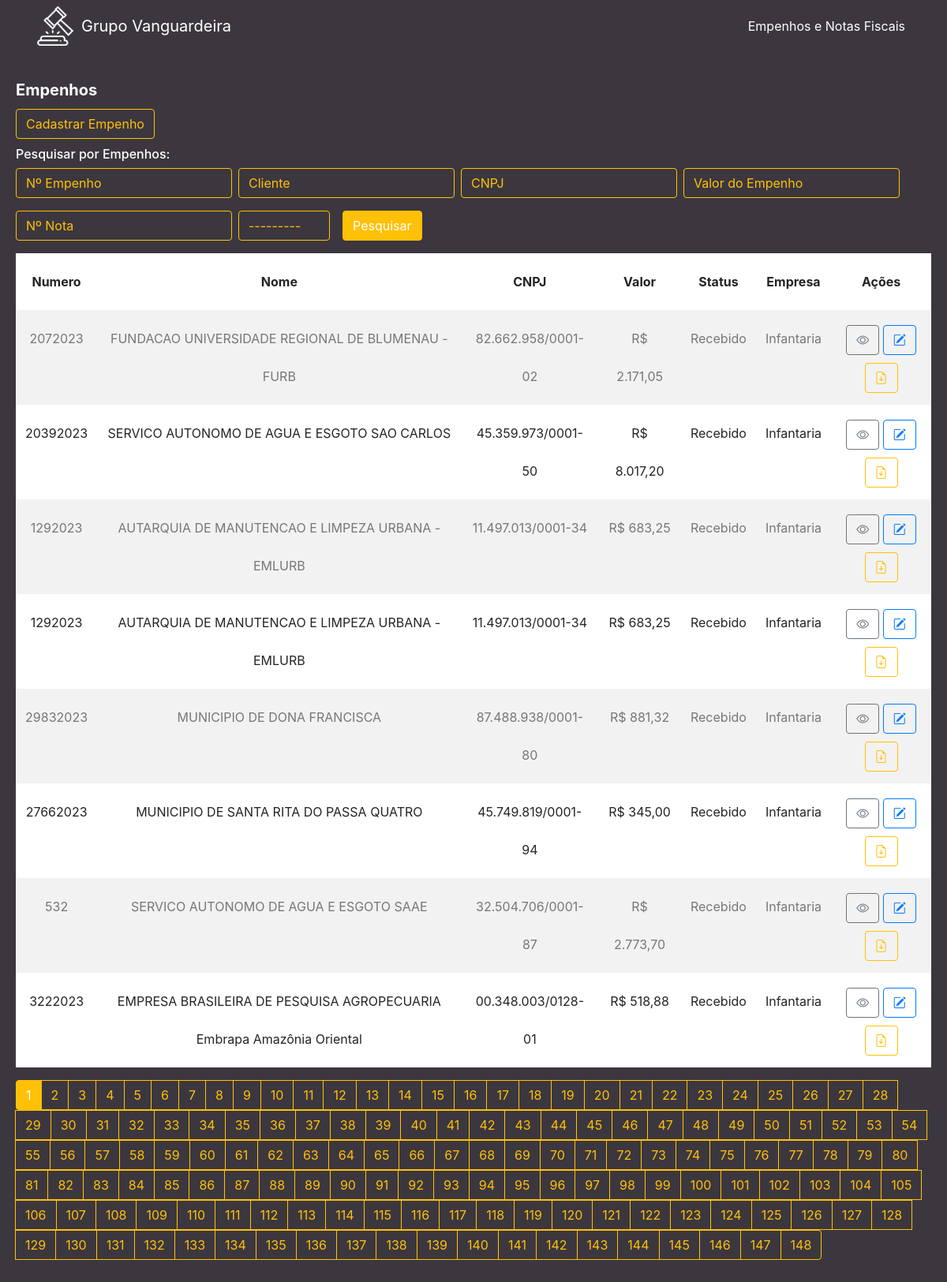
/, run on an earlier commit of the app's database.
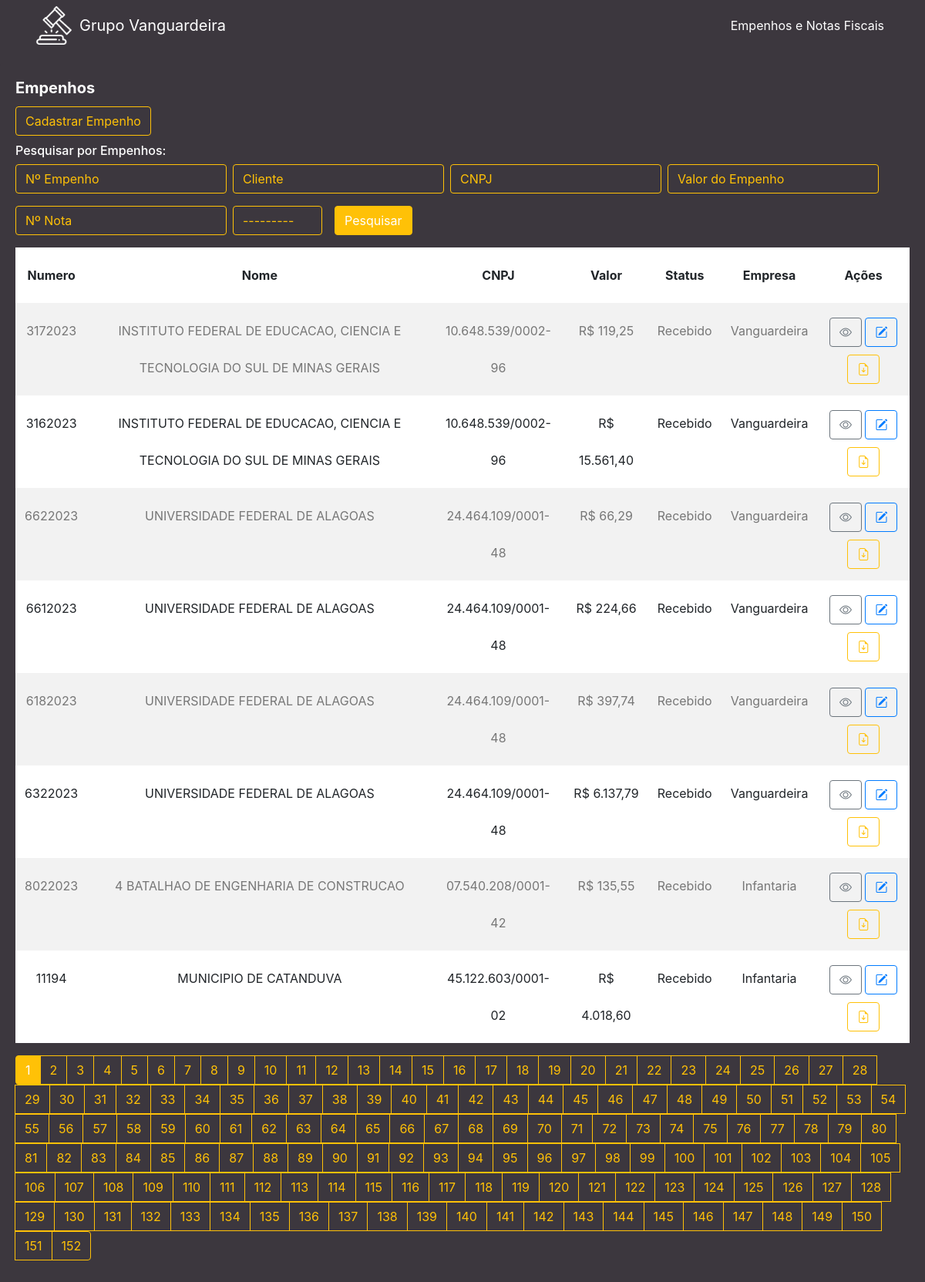
And on a later commit of the database.
### cliente/models.py (models this page shows, shortened)
class Cliente(models.Model):
    numero = models.CharField(max_length=255)
    nome = models.CharField(max_length=255)
    cnpj = models.CharField(max_length=255)
    data_criacao = models.DateTimeField(default=timezone.now)
    categoria = models.ForeignKey(Categoria, on_delete=models.DO_NOTHING)
    empresa = models.ForeignKey(Empresa, on_delete=models.DO_NOTHING)
    empenho = models.FileField(upload_to='empenhos/', max_length=500)
    nfe = models.FileField(upload_to='notas/', max_length=500, default='0', blank=True)
    n_nfe = models.CharField(max_length=255, blank=True)
    descricao = models.TextField(blank=True)
    valor = models.CharField(max_length=255)

class Categoria(models.Model):
    nome = models.CharField(max_length=255)
    def __str__(self):
        return self.nome

class Empresa(models.Model):
    nome = models.CharField(max_length=255)
    def __str__(self):
        return self.nome

### cliente/views.py (the view)
# urls.py: path('', views.cliente, name='cliente'),
def cliente(request):
    list_clientes = Cliente.objects.order_by('-data_criacao')
    myFilter = ClienteFilter(request.GET, queryset=list_clientes)
    list_clientes = myFilter.qs
    paginator = Paginator(list_clientes, 8)
    page = request.GET.get('page')
    list_clientes = paginator.get_page(page)
    return render(request, 'cliente/cliente.html', {'clientes': list_clientes, 'myFilter': myFilter})

### cliente/templates/cliente/cliente.html (shortened to what the changed rows need)
{% extends 'base.html' %}
{% load widget_tweaks %}
{% block conteudo %}
<div class="content mt-3">
    <div class="card">
        <div class="card-body">
            <table class="table table-striped ">
                <thead>
                    <tr>
                        <th scope="col" class="text-center">Numero</th>
                        <th scope="col" class="text-center">Nome</th>
                        <th scope="col" class="text-center">CNPJ</th>
                        <th scope="col" class="text-center">Valor</th>
                        <th scope="col" class="text-center">Status</th>
                        <th scope="col" class="text-center">Empresa</th>
                        <th scope="col" class="text-center">Ações</th>
                    </tr>
                </thead>
                <tbody>
                    {% for cliente in clientes %}
                    <tr>
                        <td class="text-center">{{ cliente.numero }}</td>
                        <td class="text-center">{{ cliente.nome }}</td>
                        <td class="text-center">{{ cliente.cnpj }}</td>
                        <td class="text-center">R$ {{ cliente.valor }}</td>
                        <td class="text-center">{{ cliente.categoria }}</td>
                        <td class="text-center">{{ cliente.empresa }}</td>
                        <td class="text-center">
                            <a href="/cliente/detalhe/{{ cliente.id }}" class="btn btn-outline-secondary"><i class="bi bi-eye"></i></a>
                            <a href="/cliente/edit/{{ cliente.id }}/" class="btn btn-outline-primary"><i class="bi bi-pencil-square"></i></a>
                            <a href="{{ cliente.empenho.url }}" class="btn btn-outline-warning" target="_blank"><i class="bi bi-file-earmark-arrow-down"></i></a>
                        </td>
                    </tr>
                    {% endfor %}
                </tbody>
            </table>
            <nav aria-label="Page navigation example">
                <ul class="pagination">
                    {% for pagina in clientes.paginator.page_range %}
                    {% if clientes.number == pagina %}
                    <li class="page-item active">
                        <a class="page-link" href="{{ request.get_full_path }}?&page={{pagina}}">{{pagina}}</a>
                    </li>
                    {% else %}
                    <li class="page-item">
                        <a class="page-link" href="{{ request.get_full_path }}?&page={{pagina}}">{{pagina}}</a>
                    </li>
                    {% endif %}
                    {% endfor %}
                </ul>
            </nav>
        </div>
    </div>
</div>
{% endblock %}

What changed in the data, as far as the page shows it:
no longer on this page (row unchanged): Cliente: numero "2072023", nome "FUNDACAO UNIVERSIDADE REGIONAL DE BLUMENAU - FURB", cnpj "82.662.958/0001-02", valor "2.171,05", categoria "Recebido", empresa "Infantaria"
no longer on this page (row unchanged): Cliente: numero "20392023", nome "SERVICO AUTONOMO DE AGUA E ESGOTO SAO CARLOS", cnpj "45.359.973/0001-50", valor "8.017,20", categoria "Recebido", empresa "Infantaria"
no longer on this page (row unchanged): Cliente: numero "1292023", nome "AUTARQUIA DE MANUTENCAO E LIMPEZA URBANA - EMLURB", cnpj "11.497.013/0001-34", valor "683,25", categoria "Recebido", empresa "Infantaria"
no longer on this page (row unchanged): Cliente: numero "1292023", nome "AUTARQUIA DE MANUTENCAO E LIMPEZA URBANA - EMLURB", cnpj "11.497.013/0001-34", valor "683,25", categoria "Recebido", empresa "Infantaria"
no longer on this page (row unchanged): Cliente: numero "29832023", nome "MUNICIPIO DE DONA FRANCISCA", cnpj "87.488.938/0001-80", valor "881,32", categoria "Recebido", empresa "Infantaria"
no longer on this page (row unchanged): Cliente: numero "27662023", nome "MUNICIPIO DE SANTA RITA DO PASSA QUATRO", cnpj "45.749.819/0001-94", valor "345,00", categoria "Recebido", empresa "Infantaria"
no longer on this page (row unchanged): Cliente: numero "532", nome "SERVICO AUTONOMO DE AGUA E ESGOTO SAAE", cnpj "32.504.706/0001-87", valor "2.773,70", categoria "Recebido", empresa "Infantaria"
no longer on this page (row unchanged): Cliente: numero "3222023", nome "EMPRESA BRASILEIRA DE PESQUISA AGROPECUARIA Embrapa Amazônia Oriental", cnpj "00.348.003/0128-01", valor "518,88", categoria "Recebido", empresa "Infantaria"
added Cliente: numero "3172023", nome "INSTITUTO FEDERAL DE EDUCACAO, CIENCIA E TECNOLOGIA DO SUL DE MINAS GERAIS", cnpj "10.648.539/0002-96", valor "119,25", categoria "Recebido", empresa "Vanguardeira"
added Cliente: numero "3162023", nome "INSTITUTO FEDERAL DE EDUCACAO, CIENCIA E TECNOLOGIA DO SUL DE MINAS GERAIS", cnpj "10.648.539/0002-96", valor "15.561,40", categoria "Recebido", empresa "Vanguardeira"
added Cliente: numero "6622023", nome "UNIVERSIDADE FEDERAL DE ALAGOAS", cnpj "24.464.109/0001-48", valor "66,29", categoria "Recebido", empresa "Vanguardeira"
added Cliente: numero "6612023", nome "UNIVERSIDADE FEDERAL DE ALAGOAS", cnpj "24.464.109/0001-48", valor "224,66", categoria "Recebido", empresa "Vanguardeira"
added Cliente: numero "6182023", nome "UNIVERSIDADE FEDERAL DE ALAGOAS", cnpj "24.464.109/0001-48", valor "397,74", categoria "Recebido", empresa "Vanguardeira"
added Cliente: numero "6322023", nome "UNIVERSIDADE FEDERAL DE ALAGOAS", cnpj "24.464.109/0001-48", valor "6.137,79", categoria "Recebido", empresa "Vanguardeira"
added Cliente: numero "8022023", nome "4 BATALHAO DE ENGENHARIA DE CONSTRUCAO", cnpj "07.540.208/0001-42", valor "135,55", categoria "Recebido", empresa "Infantaria"
added Cliente: numero "11194", nome "MUNICIPIO DE CATANDUVA", cnpj "45.122.603/0001-02", valor "4.018,60", categoria "Recebido", empresa "Infantaria"
Also different on the page:
new list line: "149"
new list line: "150"
new list line: "151"
new list line: "152"
